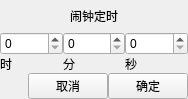
<?xml version="1.0" encoding="UTF-8"?>
<ui version="4.0">
 <class>Alarm</class>
 <widget class="QWidget" name="Alarm">
  <property name="geometry">
   <rect>
    <x>0</x>
    <y>0</y>
    <width>188</width>
    <height>99</height>
   </rect>
  </property>
  <property name="windowTitle">
   <string>Form</string>
  </property>
  <layout class="QVBoxLayout" name="verticalLayout_5">
   <property name="spacing">
    <number>0</number>
   </property>
   <property name="leftMargin">
    <number>0</number>
   </property>
   <property name="topMargin">
    <number>0</number>
   </property>
   <property name="rightMargin">
    <number>0</number>
   </property>
   <property name="bottomMargin">
    <number>0</number>
   </property>
   <item>
    <layout class="QVBoxLayout" name="verticalLayout_4">
     <property name="spacing">
      <number>0</number>
     </property>
     <item>
      <widget class="QLabel" name="label_13">
       <property name="text">
        <string>闹钟定时</string>
       </property>
       <property name="alignment">
        <set>Qt::AlignCenter</set>
       </property>
      </widget>
     </item>
     <item>
      <layout class="QHBoxLayout" name="horizontalLayout_6">
       <property name="spacing">
        <number>0</number>
       </property>
       <item>
        <layout class="QVBoxLayout" name="verticalLayout">
         <property name="spacing">
          <number>0</number>
         </property>
         <item>
          <widget class="QSpinBox" name="spinBoxH"/>
         </item>
         <item>
          <widget class="QLabel" name="label_14">
           <property name="text">
            <string>时</string>
           </property>
          </widget>
         </item>
        </layout>
       </item>
       <item>
        <layout class="QVBoxLayout" name="verticalLayout_2">
         <property name="spacing">
          <number>0</number>
         </property>
         <item>
          <widget class="QSpinBox" name="spinBoxM"/>
         </item>
         <item>
          <widget class="QLabel" name="label_15">
           <property name="text">
            <string>分</string>
           </property>
          </widget>
         </item>
        </layout>
       </item>
       <item>
        <layout class="QVBoxLayout" name="verticalLayout_3">
         <property name="spacing">
          <number>0</number>
         </property>
         <item>
          <widget class="QSpinBox" name="spinBoxS"/>
         </item>
         <item>
          <widget class="QLabel" name="label_16">
           <property name="text">
            <string>秒</string>
           </property>
          </widget>
         </item>
        </layout>
       </item>
      </layout>
     </item>
    </layout>
   </item>
   <item>
    <layout class="QHBoxLayout" name="horizontalLayout_7">
     <property name="spacing">
      <number>0</number>
     </property>
     <item>
      <spacer name="horizontalSpacer">
       <property name="orientation">
        <enum>Qt::Horizontal</enum>
       </property>
       <property name="sizeHint" stdset="0">
        <size>
         <width>40</width>
         <height>20</height>
        </size>
       </property>
      </spacer>
     </item>
     <item>
      <widget class="QPushButton" name="calBtn">
       <property name="text">
        <string>取消</string>
       </property>
      </widget>
     </item>
     <item>
      <widget class="QPushButton" name="sureBtn">
       <property name="text">
        <string>确定</string>
       </property>
      </widget>
     </item>
    </layout>
   </item>
  </layout>
 </widget>
 <resources/>
 <connections/>
</ui>
